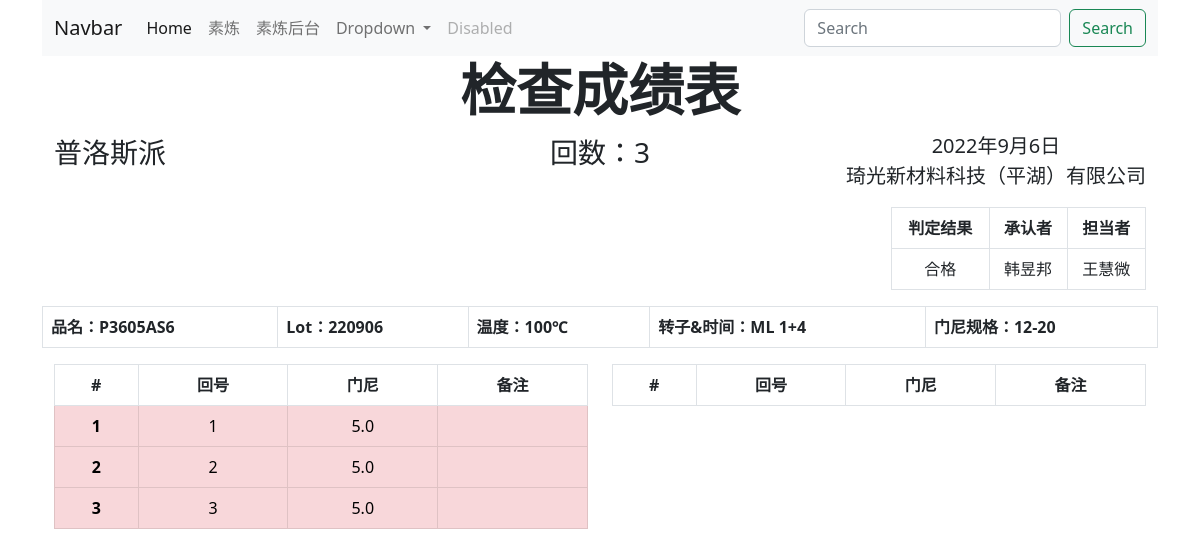
/mixs_dup/5/, run on the app's committed database.
### mixs_dup/models.py (models this page shows, shortened)
class ProductionPlan(models.Model):
    item = models.ForeignKey(Item, on_delete=models.PROTECT, verbose_name='品名')
    lot = models.ForeignKey(Lot, on_delete=models.PROTECT, verbose_name='批号')
    created = models.DateField(blank=True, verbose_name='出表时间')
    class Meta:
        verbose_name = verbose_name_plural = '素炼成绩表'

class Item(models.Model):
    customer = models.ForeignKey(Customer, on_delete=models.PROTECT, verbose_name='客户')
    name = models.CharField(max_length=255, verbose_name='品名')
    mv = models.CharField(max_length=255, verbose_name='门尼')
    mv_min = models.FloatField(verbose_name='最小值')
    mv_max = models.FloatField(verbose_name='最大值')
    temperature = models.IntegerField(default=100, blank=True, verbose_name='温度')
    rotor = models.CharField(max_length=255, default='ML 1+4', verbose_name='转子')
    class Meta:
        verbose_name = verbose_name_plural = '品名清单'

class Customer(models.Model):
    abbreviation = models.CharField(max_length=10, verbose_name='缩写')
    name = models.CharField(max_length=255, verbose_name='公司名称')
    class Meta:
        verbose_name = verbose_name_plural = '客户'

class Detail(models.Model):
    plan = models.ForeignKey(ProductionPlan, on_delete=models.PROTECT)
    batch = models.IntegerField(verbose_name='回数')
    mv = models.FloatField(verbose_name='门尼值')
    comment = models.CharField(max_length=255, blank=True, verbose_name='回炼')
    shipment_status = models.BooleanField(default=False, verbose_name='出货状态')
    class Meta:
        verbose_name = verbose_name_plural = '详细信息'

class Lot(models.Model):
    lot = models.IntegerField(verbose_name='批号')
    def __str__(self):
        return str(self.lot)
    class Meta:
        verbose_name = verbose_name_plural = '批号'

### mixs_dup/views.py (the view)
# urls.py: path('<int:pp_id>/', views.detail, name='detail'),
def detail(request, pp_id):
    detail = get_object_or_404(ProductionPlan, pk=pp_id)
    return render(request, 'mixs_dup/detail.html', {'detail': detail, })

### mixs_dup/templates/mixs_dup/detail.html (shortened to what this page needs)
{% extends 'mixs_dup/header.html' %}
{% block content %}
<h1 class="display-4 fw-bold text-center">检查成绩表</h1>
<div class="container text-center">
    <div class="row">
        <div class="col d-flex flex-row">
            <p class="fs-3">{{ detail.item.customer.name }}</p>
        </div>
        <div class="col">
                <p class="fs-3">回数：{{ detail.detail_set.all|length }}</p>
        </div>
        <div class="col d-flex flex-row-reverse">
            <p class="fs-5">{{ detail.created }}<br>琦光新材料科技（平湖）有限公司</p>
        </div>
    </div>
</div>
<div class="container text-center">
    <div class="row">
        <div class="col">
        </div>
        <div class="col">
        </div>
        <div class="col">
        </div>
        <div class="col">
            <table class="table table-bordered">
                <thead>
                <tr>
                    <th scope="col-3">判定结果</th>
                    <th scope="col-3">承认者</th>
                    <th scope="col-3">担当者</th>
                </tr>
                </thead>
                <tbody>
                <tr>
                    <td>合格</td>
                    <td>韩昱邦</td>
                    <td>王慧微</td>
                </tr>
                </tbody>
            </table>
        </div>
    </div>
</div>
<table class="table table-bordered">
    <tr>
        <th scope="col">品名：{{ detail.item.name }}</th>
        <th scope="col">Lot：{{ detail.lot }}</th>
        <th scope="col">温度：{{ detail.item.temperature }}℃</th>
        <th scope="col">转子&时间：{{ detail.item.rotor }}</th>
        <th scope="col">门尼规格：{{ detail.item.mv }}</th>
    </tr>
</table>
<div class="container text-center">
    <div class="row">
        <div class="col">
            <table class="table table-bordered">
                <thead>
                <tr>
                    <th scope="col" colspan="1">#</th>
                    <th scope="col" colspan="1">回号</th>
                    <th scope="col" colspan="1">门尼</th>
                    <th scope="col" colspan="2">备注</th>
                </tr>
                </thead>
                <tbody>
                {% for mv in detail.detail_set.all|slice:":10" %}
                {% if mv.mv < detail.item.mv_min or mv.mv > detail.item.mv_max %}
                <tr class="table-danger">
                    {% else %}
                <tr>
                    {% endif %}
                    <th scope="row" colspan="1">{{ forloop.counter }}</th>
                    <td colspan="1">{{ mv.batch }}</td>
                    <td colspan="1">{{ mv.mv }}</td>
                    <td colspan="2">{{ mv.comment }}</td>
                </tr>
                {% endfor %}
                </tbody>
            </table>
        </div>
        <div class="col">
            <table class="table table-bordered">
                <thead>
                <tr>
                    <th scope="col" colspan="1">#</th>
                    <th scope="col" colspan="1">回号</th>
                    <th scope="col" colspan="1">门尼</th>
                    <th scope="col-2" colspan="2">备注</th>
                </tr>
                </thead>
            </table>
        </div>
    </div>
</div>
{% endblock content %}

### data on the page
ProductionPlan: item.customer.name "普洛斯派", detail_set.all|length "3", created "2022年9月6日", item.name "P3605AS6", lot "220906", item.temperature "100", item.rotor "ML 1+4", item.mv "12-20"
Detail: batch "1", mv "5.0"
Detail: batch "2", mv "5.0"
Detail: batch "3", mv "5.0"
